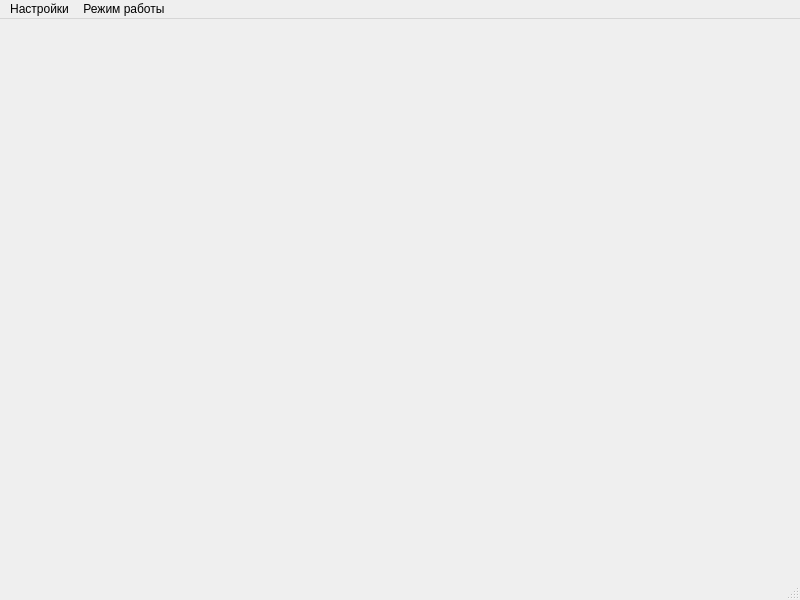
<?xml version="1.0" encoding="UTF-8"?>
<ui version="4.0">
 <class>MainWindow</class>
 <widget class="QMainWindow" name="MainWindow">
  <property name="geometry">
   <rect>
    <x>0</x>
    <y>0</y>
    <width>800</width>
    <height>600</height>
   </rect>
  </property>
  <property name="windowTitle">
   <string>Эфир</string>
  </property>
  <widget class="QWidget" name="centralwidget"/>
  <widget class="QMenuBar" name="menubar">
   <property name="geometry">
    <rect>
     <x>0</x>
     <y>0</y>
     <width>800</width>
     <height>21</height>
    </rect>
   </property>
   <widget class="QMenu" name="menuSettings">
    <property name="title">
     <string>Настройки</string>
    </property>
    <addaction name="actionForwardClose"/>
    <addaction name="actionExit"/>
   </widget>
   <widget class="QMenu" name="menuMode">
    <property name="title">
     <string>Режим работы</string>
    </property>
    <addaction name="actionScan"/>
   </widget>
   <addaction name="menuSettings"/>
   <addaction name="menuMode"/>
  </widget>
  <widget class="QStatusBar" name="statusbar"/>
  <action name="actionIface">
   <property name="text">
    <string>Установить интерфейс</string>
   </property>
  </action>
  <action name="actionExit">
   <property name="text">
    <string>Выход</string>
   </property>
   <property name="shortcut">
    <string>Alt+X</string>
   </property>
  </action>
  <action name="actionScan">
   <property name="checkable">
    <bool>true</bool>
   </property>
   <property name="text">
    <string>Сканирование</string>
   </property>
   <property name="shortcut">
    <string>Alt+1</string>
   </property>
  </action>
  <action name="actionForwardClose">
   <property name="text">
    <string>Принудительно закрыть интерфейс</string>
   </property>
   <property name="shortcut">
    <string>Alt+2</string>
   </property>
  </action>
 </widget>
 <resources/>
 <connections/>
</ui>
